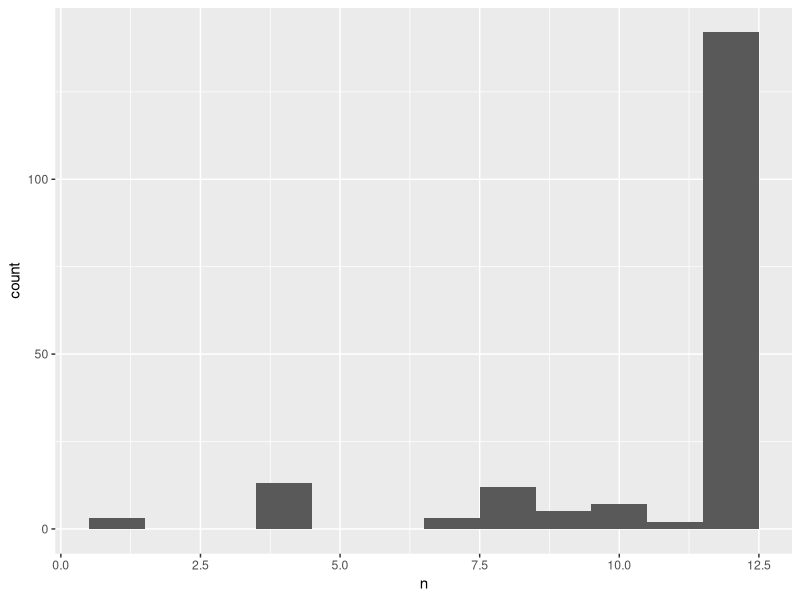

Write R code to recreate this figure.
#' ---
#' date: "`r format(Sys.Date())`"
#' output:
#'   html_document:
#'     keep_md: TRUE
#' ---

suppressPackageStartupMessages(library(dplyr))
library(tidyr)
library(ggplot2)
library(readr)

gap_dat <- read_tsv("07_gap-merged-with-continent.tsv") %>% 
  mutate(country = factor(country),
         continent = factor(continent)) %>% 
  select(country, year, pop, gdpPercap, lifeExp, continent)
gap_dat %>% str()

#' During data exploration, I learned that most countries have data every five 
#' years, e.g. 1952, 1957, 1962, and so on. Let's make that official.
gap_dat <- gap_dat %>%
  filter(year %% 5 == 2)
gap_dat %>% str()

#' Number of distinct values for year.
(n_years <- gap_dat$year %>% n_distinct())

#' Does every country contribute data for all years?
country_freq <- gap_dat %>%
  count(country)
country_freq$n %>% table()
#' No.

ggplot(country_freq, aes(x = n)) + geom_histogram(binwidth = 1)

#' Most countries do contribute data for 12 years. Who contributes less?
country_freq %>%
  filter(n < 12) %>%
  arrange(n) %>% 
  print(n = nrow(.))

#' I will let these countries go.
gap_dat <- country_freq %>% 
  filter(n > 11) %>% 
  left_join(gap_dat) %>% 
  select(-n) %>% 
  droplevels() %>%
  arrange(country, year)
gap_dat %>% str()

## match variable order of the past
gap_dat <- gap_dat %>% 
  select(country, continent, year, lifeExp, pop, gdpPercap)

write_tsv(gap_dat,"08_gap-every-five-years.tsv")
